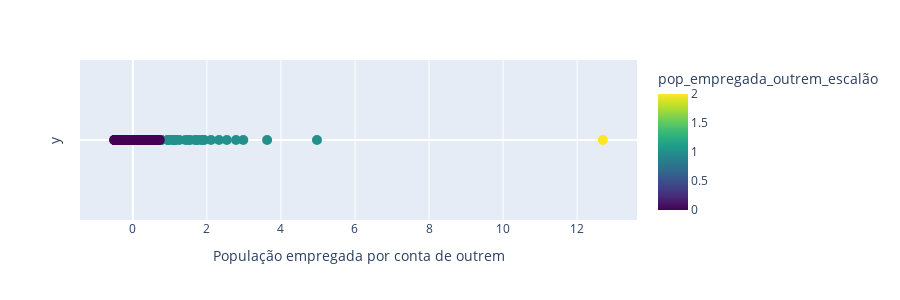

The code cell stored with this chart in its notebook:
### Code cell
clustered_df = aplicar_kmeans(only_municipalities_df,3,nome_cluster='pop_empregada_outrem_escalão')
save_clustered_df_to_csv(clustered_df,"csv_files/", "3_proporção população empregada outrem escalão.csv")

### Figure 1 — Plotly figure (JSON) as saved in the notebook; plotly's stock layout.template omitted (floating-point values rounded to 4 significant figures; data arrays with more than 128 entries replaced by an {"elided": "..."} marker saying what was removed)
{"data": [{"customdata": {"elided": "308x3 mixed values"}, "hovertemplate": "valor=%{x}<br>y=%{y}<br>local=%{customdata[0]}<br>codigo=%{customdata[1]}<br>População empregada por conta de outrem=%{customdata[2]}<br>pop_empregada_outrem_escalão=%{marker.color}<extra></extra>", "legendgroup": "", "marker": {"color": {"elided": "308 int values"}, "coloraxis": "coloraxis", "size": 10, "symbol": "circle"}, "mode": "markers", "name": "", "orientation": "v", "showlegend": false, "type": "scatter", "x": {"elided": "308 float values"}, "xaxis": "x", "y": {"elided": "308 int values"}, "yaxis": "y"}], "layout": {"coloraxis": {"colorbar": {"title": {"text": "pop_empregada_outrem_escalão"}}, "colorscale": [[0, "#440154"], [0.1111, "#482878"], [0.2222, "#3e4989"], [0.3333, "#31688e"], [0.4444, "#26828e"], [0.5556, "#1f9e89"], [0.6667, "#35b779"], [0.7778, "#6ece58"], [0.8889, "#b5de2b"], [1, "#fde725"]]}, "height": 300, "legend": {"tracegroupgap": 0}, "margin": {"t": 60}, "xaxis": {"anchor": "y", "domain": [0, 1], "title": {"text": "População empregada por conta de outrem"}}, "yaxis": {"anchor": "x", "domain": [0, 1], "showgrid": false, "showticklabels": false, "title": {"text": "y"}}}}
